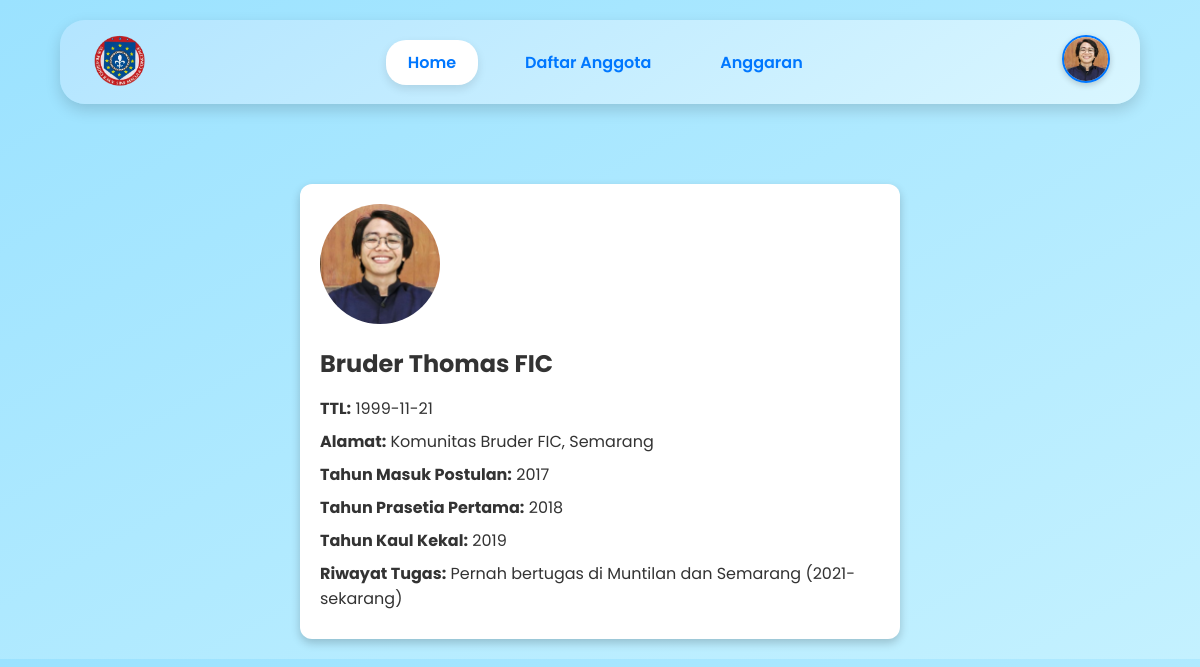
Screenshot of /detail_bruder.php?id=1 (signed in) with the database file from the repository.
### tables this page shows
CREATE TABLE `data_bruder` (
  `ID_bruder` int(11) NOT NULL,
  `nama_bruder` varchar(100) DEFAULT NULL,
  `gambar_bruder` varchar(255) DEFAULT NULL,
  `ttl_bruder` date DEFAULT NULL,
  `alamat_bruder` text DEFAULT NULL,
  `tahun_masuk_postulan` year(4) DEFAULT NULL,
  `tahun_prasetia_pertama` year(4) DEFAULT NULL,
  `tahun_kaul_kekal` year(4) DEFAULT NULL,
  `riwayat_tugas` text DEFAULT NULL,
  `unit_kerja` varchar(100) DEFAULT NULL,
  `alamat` varchar(255) DEFAULT NULL,
  `no_telp` varchar(20) DEFAULT NULL,
  `email` varchar(100) DEFAULT NULL,
  `foto` varchar(100) DEFAULT NULL
);

### detail_bruder.php (the view, shortened to what this page needs)
<?php
try {
    $pdo = new PDO("mysql:host=localhost;dbname=ibd_kelompok6_brd", "root", "");
    $pdo->setAttribute(PDO::ATTR_ERRMODE, PDO::ERRMODE_EXCEPTION);
    $stmt = $pdo->prepare("SELECT * FROM data_bruder WHERE ID_bruder = ?");
    $stmt->execute([$_GET['id']]);
    $bruder = $stmt->fetch(PDO::FETCH_ASSOC);
} catch (PDOException $e) {
    die("Koneksi gagal: " . $e->getMessage());
}
?>
<!DOCTYPE html>
<html lang="id">
<head>
</head>
<body>
    <header>
        <img src="foto/logo.png" alt="Logo" class="logo">
        <nav>
            <a href="dashboard_eco.php" class="active">Home</a>
            <a href="anggota.php">Daftar Anggota</a>
            <a href="anggaran_eco.php">Anggaran</a>
        </nav>
        <div class="profile-wrapper" onclick="toggleDropdown()">
            <img src="foto/thom.jpg" alt="Profile" class="profile-pic">
        </div>
    </header>
    <div class="detail-card">
        <img src="foto/<?= htmlspecialchars($bruder['foto'] ?? 'default.png') ?>" alt="Foto">
        <h2><?= htmlspecialchars($bruder['nama_bruder']) ?></h2>
        <p><strong>TTL:</strong> <?= htmlspecialchars($bruder['ttl_bruder']) ?></p>
        <p><strong>Alamat:</strong> <?= htmlspecialchars($bruder['alamat_bruder']) ?></p>
        <p><strong>Tahun Masuk Postulan:</strong> <?= htmlspecialchars($bruder['tahun_masuk_postulan']) ?></p>
        <p><strong>Tahun Prasetia Pertama:</strong> <?= htmlspecialchars($bruder['tahun_prasetia_pertama']) ?></p>
        <p><strong>Tahun Kaul Kekal:</strong> <?= htmlspecialchars($bruder['tahun_kaul_kekal']) ?></p>
        <p><strong>Riwayat Tugas:</strong> <?= htmlspecialchars($bruder['riwayat_tugas']) ?></p>
    </div>
</body>
</html>

### detail_bruder.php (style rules this page uses)
* { margin: 0; padding: 0; box-sizing: border-box; }
body { font-family: 'Poppins', sans-serif; background: linear-gradient(to bottom right, #9be2ff, #c4f1ff); color: #333; }
header { background: linear-gradient(145deg, #b3e5ff, #d9f6ff); box-shadow: 0 6px 15px rgba(0,0,0,0.15); padding: 12px 30px; display: flex; align-items: center; justify-content: space-between; position: sticky; top: 0; z-index: 1000; border-radius: 25px; margin: 20px auto; width: 90%; }
.logo { height: 60px; }
nav { display: flex; gap: 25px; }
nav a { color: #0077ff; font-weight: 600; text-decoration: none; padding: 10px 22px; border-radius: 20px; transition: all 0.3s ease; }
nav a.active { background: white; color: #0077ff; box-shadow: 0 4px 10px rgba(0,0,0,0.1); }
.profile-wrapper { position: relative; cursor: pointer; }
.profile-pic { width: 48px; height: 48px; border-radius: 50%; object-fit: cover; border: 2px solid #0077ff; box-shadow: 0 2px 6px rgba(0,0,0,0.2); }
.detail-card { max-width: 600px; margin: 80px auto 20px auto; background: white; padding: 20px; border-radius: 12px; box-shadow: 0 4px 10px rgba(0,0,0,0.2); }
.detail-card img { width: 120px; height: 120px; border-radius: 50%; object-fit: cover; margin-bottom: 15px; }
.detail-card h2 { margin: 0 0 15px; }
.detail-card p { margin: 8px 0; }

### rows the page displays
data_bruder: foto (picture), nama_bruder "Bruder Thomas FIC", ttl_bruder "1999-11-21", alamat_bruder "Komunitas Bruder FIC, Semarang", tahun_masuk_postulan "2017", tahun_prasetia_pertama "2018", tahun_kaul_kekal "2019", riwayat_tugas "Pernah bertugas di Muntilan dan Semarang (2021-sekarang)"
